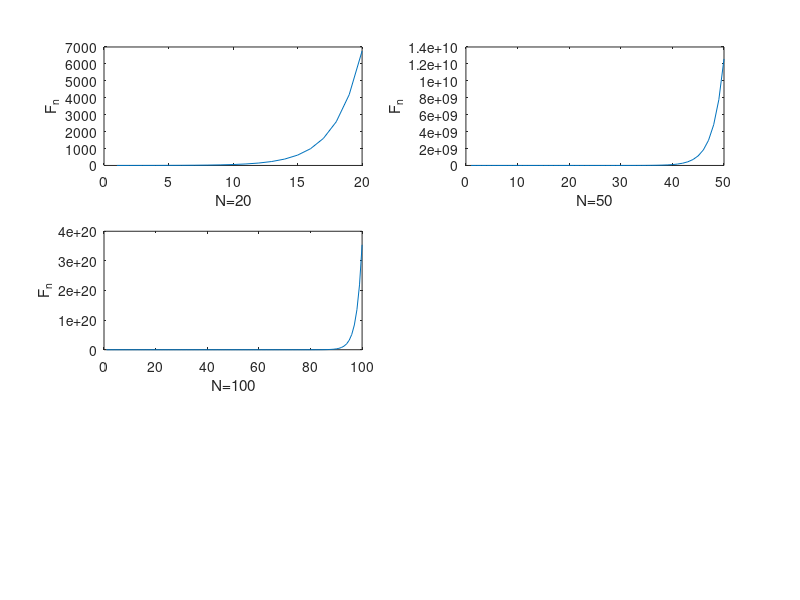
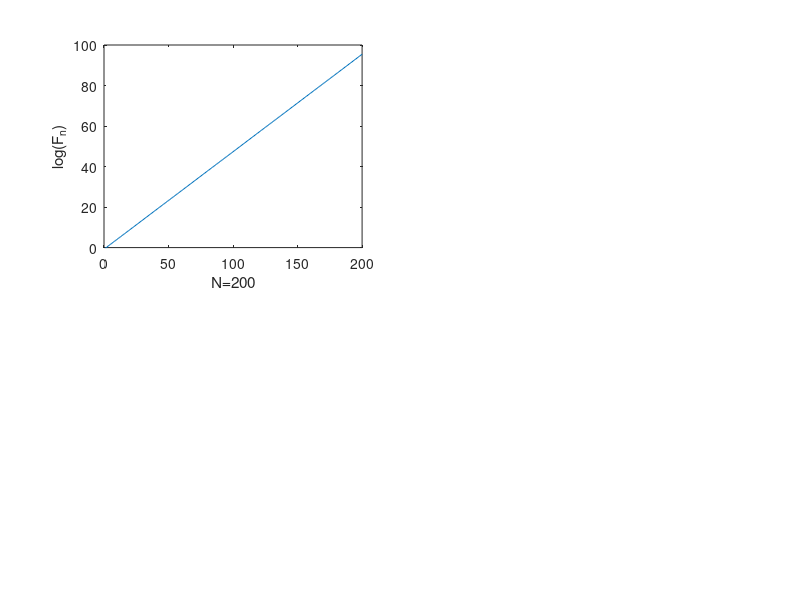

Source code (MATLAB) for these figures, in order: (Note: this script raises an error after producing the figures.)
% Exercise 1
N=[20,50,100,200,500];
figure('PaperSize',[15 10])
hold on
for i=1:5
    F=zeros(1,N(i));
    F([1,2])=[1,1];
    for j=2:(N(i)-1)
        F(j+1)=F(j)+F(j-1);
    end
    t=1:N(i);
    subplot(3,2,i),plot(t,F)
    ylabel('F_n'),xlabel(['N=',num2str(N(i))])
end
hold off
print('Ex1','-dpdf','-fillpage')

% Exercise 2
N=[200,500,1000];
figure('PaperSize',[15 10])
s=char();
hold on
for i=1:3
    F=zeros(1,N(i));
    F([1,2])=[1,1];
    for j=2:(N(i)-1)
        F(j+1)=F(j)+F(j-1);
    end
    t=1:N(i);
    subplot(2,2,i),plot(t,log(F))
    ylabel('log(F_n)'),xlabel(['N=',num2str(N(i))])
    linearCoef=polyfit(t,log(F),1);
    s=char(s,poly2str(linearCoef,'x'));
end
s
exp(linearCoef)
print('Ex2','-dpdf','-fillpage')

% Exercise 3
c=2/(1+sqrt(5));
norm(c*((1+sqrt(5))/2)^2-1)>0.1

% Exercise 4
N=1000;
F=zeros(1,N);
F_real=@(n) 1/sqrt(5).*(((1+sqrt(5))/2).^n-((1-sqrt(5))/2).^n);
F_r=F_real(1:N);
F([1,2])=[1,1];
 for j=2:(N-1)
     F(j+1)=F(j)+F(j-1);
 end
norm(log(F)-log(F_r))<1e-5

% Exercise 5
m=51;N=1000;
M=mod(F,m);
r=randi([1 N],1,2);
Mran=M(r);
t=-2*pi:pi/20:2*pi;
subplot(3,1,1),plot(t,sin(Mran(1)*t))
title('sin(M t)'),xlabel(['sin(',num2str(Mran(1)),'t)'])
subplot(3,1,2),plot(t,sin(Mran(2)*t))
xlabel(['sin(',num2str(Mran(2)),'t)'])
subplot(3,1,3),plot(t,sin(Mran(1)*t)+sin(Mran(2)*t))
xlabel(['sin(',num2str(Mran(1)),'t)+sin(',num2str(Mran(2)),'t)'])
print('Ex5','-dpdf','-fillpage')

% Exercise 6

% Exercise 7
N=100;
n=1:N;
S=cumsum(1./n);
plot(n,S,'r')
hold on
plot(n,n,'b')
plot(n,sqrt(n),'g')
plot(n,nthroot(n,4),'y')
legend('Harmonic series S_n','y=x','y=sqrt(x)','y=nthroot(x,4)')
hold off
print('Ex7','-dpdf','-fillpage')

% Exercise 8
N=10000;n=1:N;
k=2;
S_2n=cumsum(1./(1:2^k*N));
S_2n=S_2n(~mod(1:2^k*N,2^k));
S_n=cumsum(1./n);
a_n=S_2n-S_n;
norm(a_n(end)-k*log(2))<1e-4

N=20;S_2kn=zeros(1,N);t=zeros(1,N);n=2;
for k=1:N
    S_2kn(k)=sum(1./(1:2.^k*n));
end
plot(1:N,S_2kn,'.r')
hold on
p=polyfit(1:N,S_2kn,1);
plot(1:N,polyval(p,1:N))
legend('S_{2^k n}','Linear Fit')
hold off
print('Ex8','-dpdf','-fillpage')

% Exercise 9 (1)
N=10000000;
n=1:N;
S_n=cumsum(1./n);
J_n=ceil(S_n);
S_2n=cumsum(1./(1:2*N));
S_2n=S_2n(~mod(1:2*N,2));
J_2n=ceil(S_2n);
b_n=J_2n-J_n;
m=zeros(1,100);
for i=1:100
    k=i;
    while J_n(k)==J_n(i)
        k=k+1;
    end
    m(i)=k;
end
m./n(1:100)
% Exercise 9 (2)
L_m=zeros(1,15);
for m=1:15
    L=find(J_n==m);
    L_m(m)=L(end);
end
L_m((1:14)+1)./L_m(1:14)
plot(1:15,log(L_m)),ylabel('L(m)'),xlabel('m')
print('Ex9','-dpdf','-fillpage')

% Exercise 10
alpha=1/2;N=100;n=1:N;
S_n=cumsum(1./n.^alpha);
subplot(1,2,1),plot(n,S_n),xlabel('n')
hold on
plot(n,n.^(1-alpha)./(1-alpha))
legend('S_n','n^{(1-\alpha)}/(1-\alpha)','interpreter','latex')
subplot(1,2,2),plot(n.^(1-alpha)./(1-alpha),S_n),xlabel('n^{(1-\alpha)}/(1-\alpha)'),ylabel('S_n')
hold off
print('Ex10','-dpdf','-fillpage')

% Exercise 11
n=input('Please input a positive integer:');i=1;
a=Pro3nPlus1(n)

% Exercise 12
k=randi([1,1000],1);
n=[4*k+1,4*k+3,8*k+1,8*k+3,8*k+5,8*k+7,16*k+1,16*k+3];
m=zeros(1,length(n));
for k=1:length(n)
    a=Pro3nPlus1(n(k));
    m(k)=any(a<n(k));
end
all(m)

% Exercise 13
N=1000;
F_n=zeros(1,N);
for n=1:N
    F_n(n)=length(Pro3nPlus1(n))-1;
end
stem(1:N,F_n),xlabel('n'),
hold on
plot(1:N,1:N),legend('F(n)','y=x')
hold off
print('Ex13','-dpdf','-fillpage')

% Exercise 14
N=10000;
G_n=zeros(1,N);
G_n(1)=1;
for n=2:N
    index=find(Pro3nPlus1(n)<n);
    G_n(n)=index(1)-1;
end
plot(1:N,G_n./log(1:N)),xlabel('n'),ylabel('G(n)/log(n)')
print('Ex14','-dpdf','-fillpage')

% Exercise 15
N=1000;
T_n=zeros(1,N);
for n=1:N
    T_n(n)=max(Pro3nPlus1(n));
end
subplot(1,2,1),plot(1:N,T_n),xlabel('n'),ylabel('T(n)')
subplot(1,2,2),plot(1:N,T_n./(1:N).^2),xlabel('n'),ylabel('T(n)/n^2')
print('Ex15','-dpdf','-fillpage')

% Exercise 16
N=1000000;
O_n=zeros(1,N);E_n=zeros(1,N);
for n=1:N
    a=n;
    while a~=1
        if mod(a,2)==0
            a=a/2;
            E_n(n)=E_n(n)+1;
        else
            a=3*a+1;
            O_n(n)=O_n(n)+1;
        end
    end
end
max(O_n./E_n)
plot(1:N,O_n./E_n),xlabel('n'),ylabel('O(n)/E(n)')
print('Ex16','-dpdf','-fillpage')